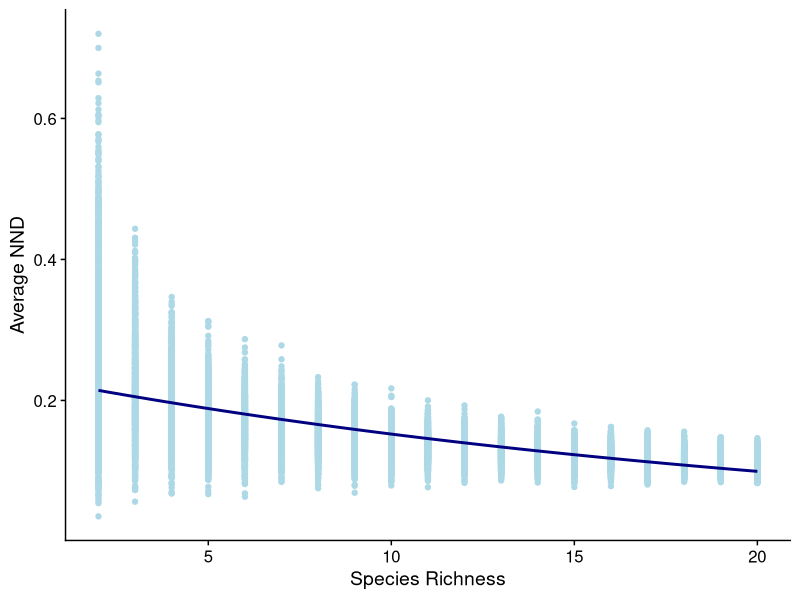
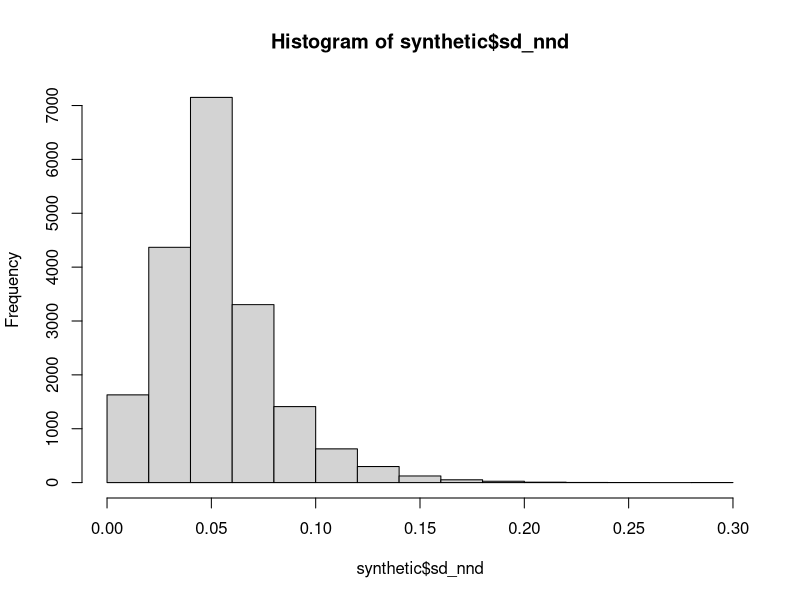
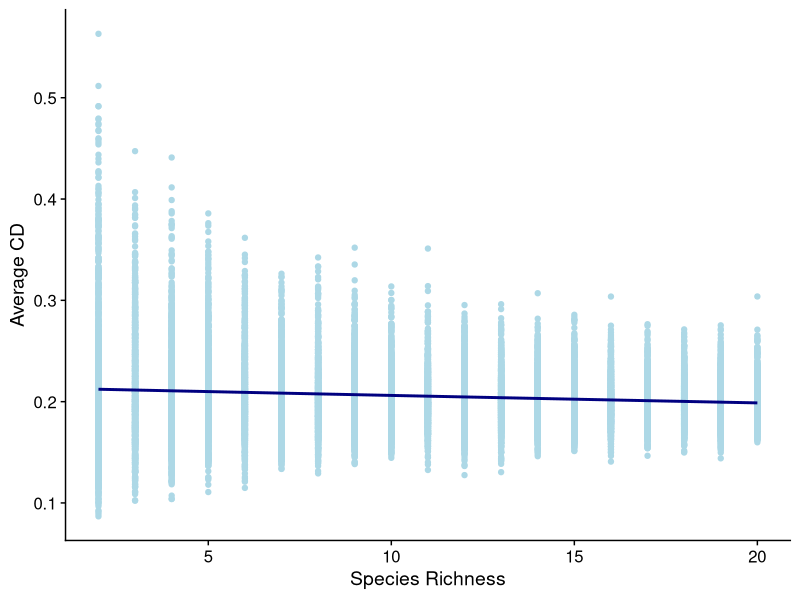
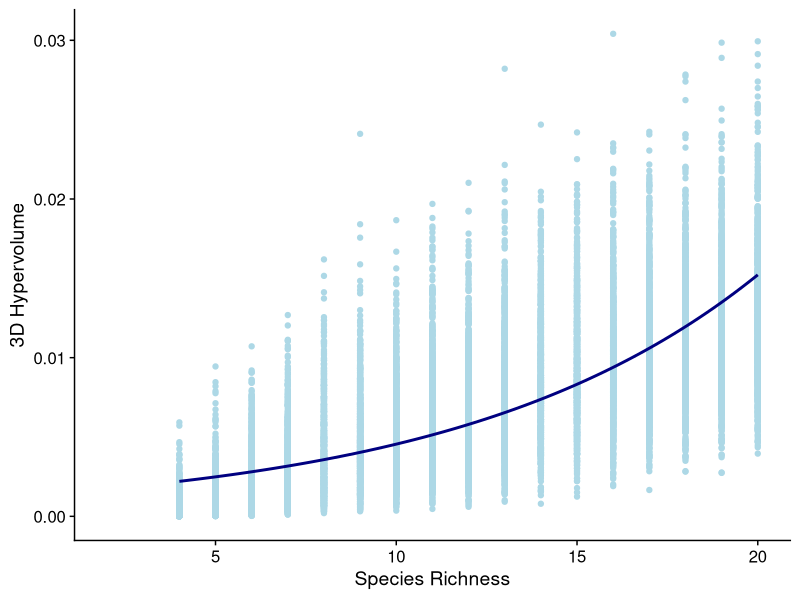
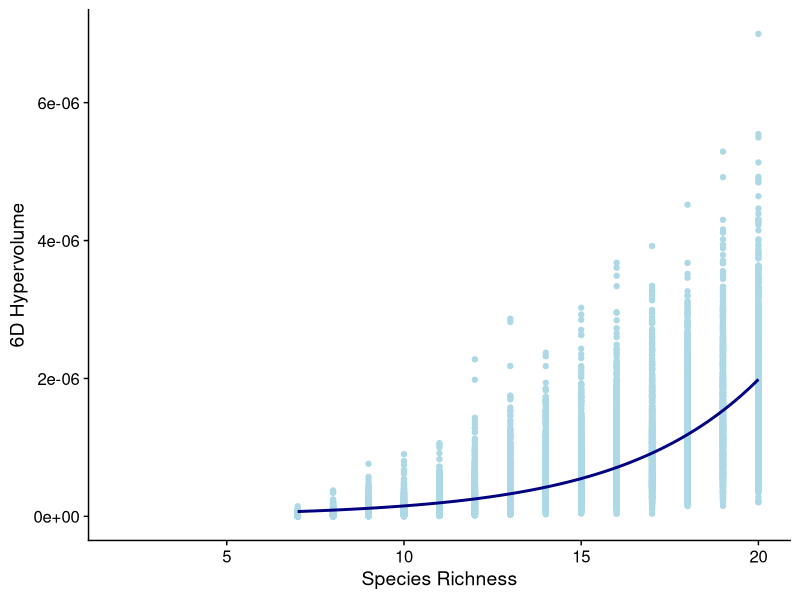

These charts were generated, in order, by the following R code:
# Visualization

library(tidyverse)
library(cowplot)

synthetic = read.csv("final_all.csv")

# NND
ggplot(data = synthetic, aes(x = sp_rich, y = avg_nnd)) +
  geom_point(colour = "lightblue") +
  geom_smooth(method = glm, method.args = list(family = 'poisson'), colour = "navy", se = F) +
  xlab("Species Richness") +
  ylab("Average NND") +
  theme_cowplot()

nnd <- glm(avg_nnd ~ sp_rich, 
             data = synthetic, 
             family = poisson)

summary(nnd)

# sdNND
hist(synthetic$sd_nnd)

# CD
ggplot(data = synthetic, aes(x = sp_rich, y = cd)) +
  geom_point(colour = "lightblue") +
  geom_smooth(method = glm, method.args = list(family = 'poisson'), colour = "navy", se = F) +
  xlab("Species Richness") +
  ylab("Average CD") +
  theme_cowplot()

# Hypervolume
# 3D
ggplot(data = synthetic, aes(x = sp_rich, y = hv3d)) +
  geom_point(colour = "lightblue") +
  geom_smooth(method = glm, method.args = list(family = 'poisson'), colour = "navy", se = F) +
  xlab("Species Richness") +
  ylab("3D Hypervolume") +
  theme_cowplot()

# 6D
ggplot(data = synthetic, aes(x = sp_rich, y = hv6d)) +
  geom_point(colour = "lightblue") +
  geom_smooth(method = glm, method.args = list(family = 'poisson'), colour = "navy", se = F) +
  xlab("Species Richness") +
  ylab("6D Hypervolume") +
  theme_cowplot()